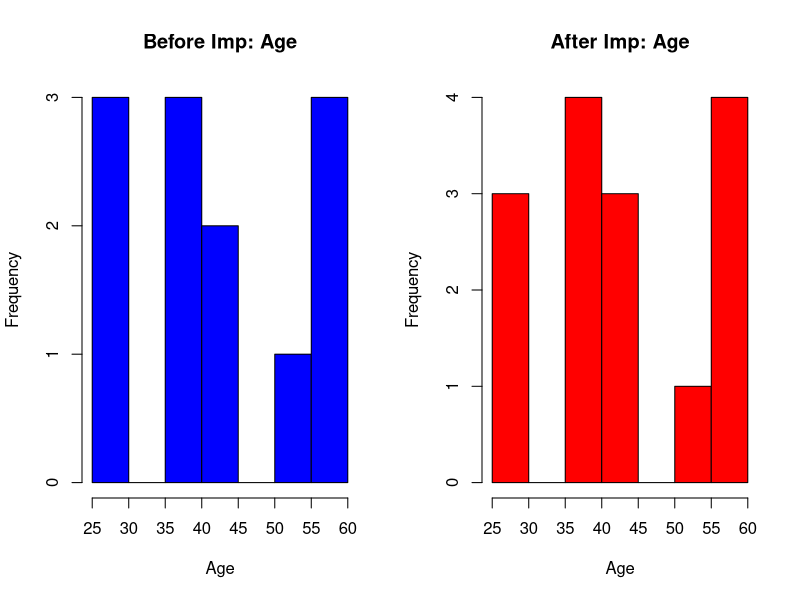
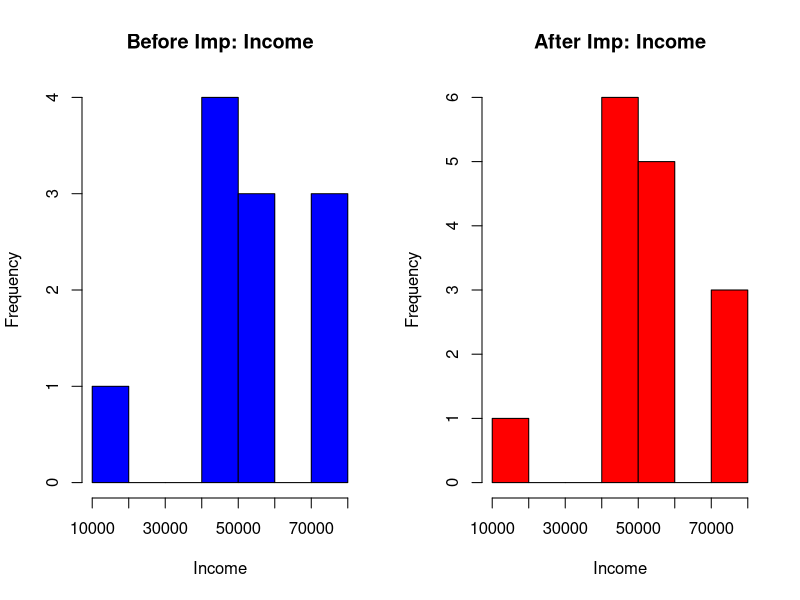
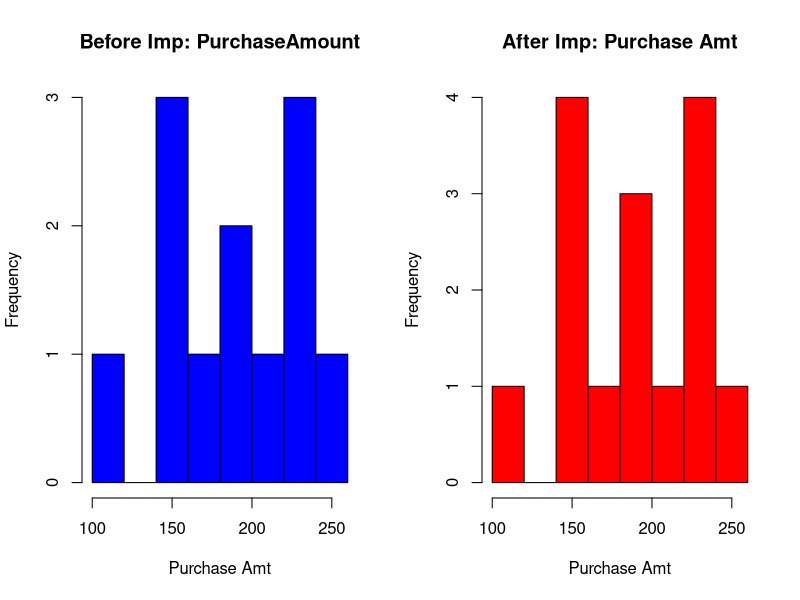
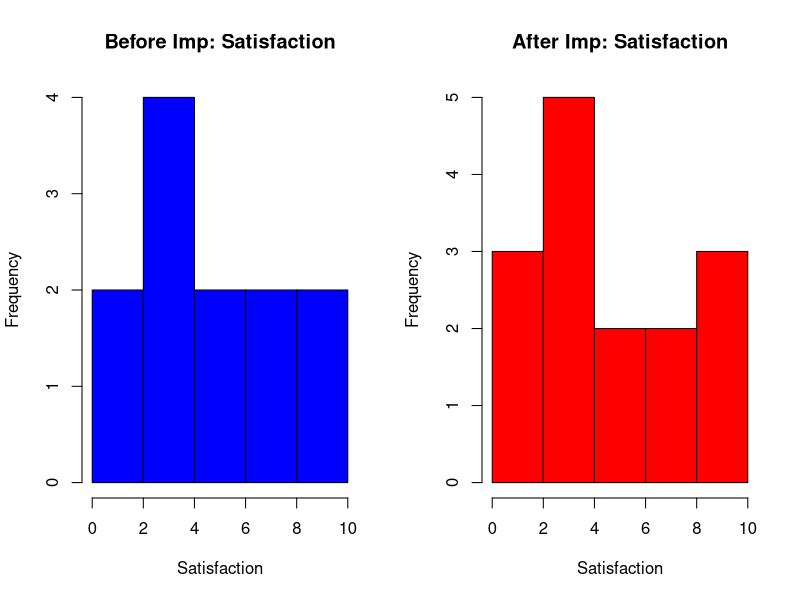
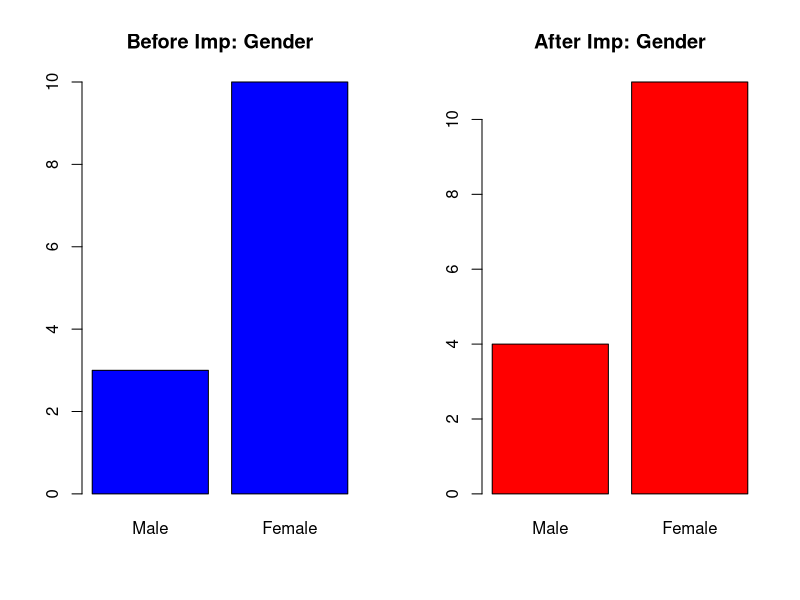
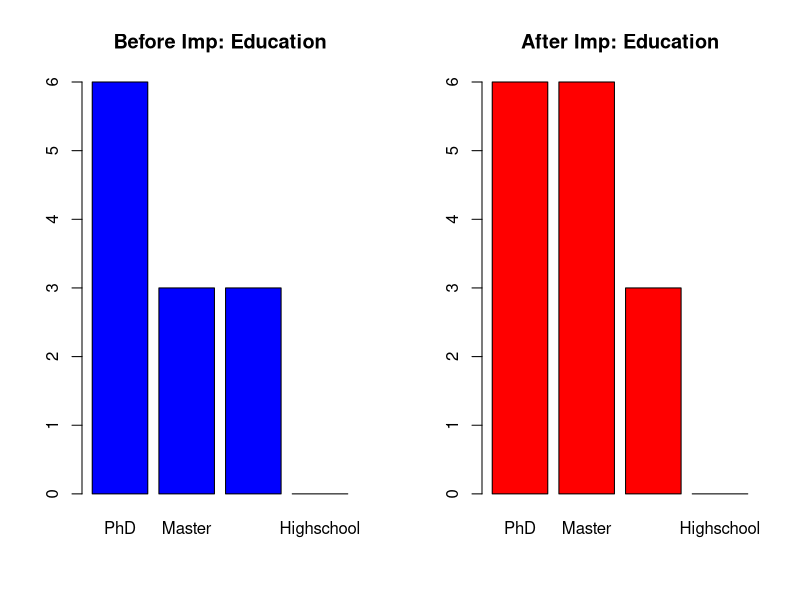

Source code (R) for these figures, in order:
library(mice) 

setwd("~/School/MATH-3109/PROBSET-4")

raw_data = read.csv("income.csv")
print(raw_data)
View(raw_data)

raw_data$Gender <- factor(raw_data$Gender, levels=c("Male", "Female"))
raw_data$Education <- factor(raw_data$Education, levels=c("PhD", "Master", "Bachelor", "Highschool"))

init <- mice(raw_data, maxit=0)

methods <- init$method
methods["Gender"] <- "logreg"
methods["Education"] <- "polyreg"
methods["Age"] <- "pmm"
methods["Income"] <- "pmm"
methods["Satisfaction"] <- "pmm"
methods["PurchaseAmount"] <- "pmm"

imputed_data <- mice(raw_data, method = methods, m = 5, seed = 123, printFlag=FALSE)

complete_data <- complete(imputed_data, 1)
print(complete_data)

print(summary(raw_data))
print(summary(complete_data))

# Age
par(mfrow = c(1, 2))
hist(raw_data$Age, main = "Before Imp: Age", xlab = "Age", col = "blue", border = "black")
hist(complete_data$Age, main = "After Imp: Age", xlab = "Age", col = "red", border = "black")

# Income
par(mfrow = c(1, 2))
hist(raw_data$Income, main = "Before Imp: Income", xlab = "Income", col = "blue", border = "black")
hist(complete_data$Income, main = "After Imp: Income", xlab = "Income", col = "red", border = "black")

# PurchaseAmount
par(mfrow = c(1, 2))
hist(raw_data$PurchaseAmount, main = "Before Imp: PurchaseAmount", xlab = "Purchase Amt", col = "blue", border = "black")
hist(complete_data$PurchaseAmount, main = "After Imp: Purchase Amt", xlab = "Purchase Amt", col = "red", border = "black")

# Satisfaction
par(mfrow = c(1, 2))
hist(raw_data$Satisfaction,
    main = "Before Imp: Satisfaction",
    xlab = "Satisfaction",
    col = "blue",
    border = "black"
)
hist(complete_data$Satisfaction,
    main = "After Imp: Satisfaction",
    xlab = "Satisfaction",
    col = "red",
    border = "black"
)

### Bar Plots
par(mfrow = c(1, 2))
barplot(table(raw_data$Gender), main = "Before Imp: Gender", col = "blue")
barplot(table(complete_data$Gender), main = "After Imp: Gender", col = "red")

par(mfrow = c(1, 2))
barplot(table(raw_data$Education), main = "Before Imp: Education", col = "blue")
barplot(table(complete_data$Education), main = "After Imp: Education", col = "red")

# --- SYNTHETIC DATA FUNCTION ---
make_syndata <- function(complete_data, method_vec, n_syn = 100){
    na_data <- raw_data[rep(NA, n_syn), ] 
    combined <- rbind(complete_data, na_data)
    imp_syn_data <- mice(combined, method = method_vec, m = 1, maxit = 1, seed = 123, printFlag = FALSE)
    syn_data <- complete(imp_syn_data, 1)
    syn_data[(nrow(complete_data) + 1):nrow(syn_data), ]
}

synthetic_data <- make_syndata(complete_data, methods, n_syn = 100)
print(tail(synthetic_data, 10))

print(summary(raw_data))
print(summary(synthetic_data))

# --- REGRESSION MODELS ---

# 1. Single Imputation Regression (Original)
complete_regression <- lm(PurchaseAmount ~ Age + Income + Satisfaction + Gender + Education, data = complete_data)
print(summary(complete_regression))

# 2. Pooled Regression (The correct "mice" way for analysis)
pooled_model <- with(imputed_data, lm(PurchaseAmount ~ Age + Income + Satisfaction + Gender + Education))
pooled_results <- pool(pooled_model)
print(summary(pooled_results))

# 3. Synthetic Data Regression (100 samples)
synthetic_regression <- lm(PurchaseAmount ~ Age + Income + Satisfaction + Gender + Education, data = synthetic_data)
print(summary(synthetic_regression))

# 4. Large Synthetic Data Regression (1000 samples)
synthetic1000_data <- make_syndata(complete_data, methods, n_syn = 1000)
synthetic1000_regression <- lm(PurchaseAmount ~ Age + Income + Satisfaction + Gender + Education, data = synthetic1000_data)
print(summary(synthetic1000_regression))